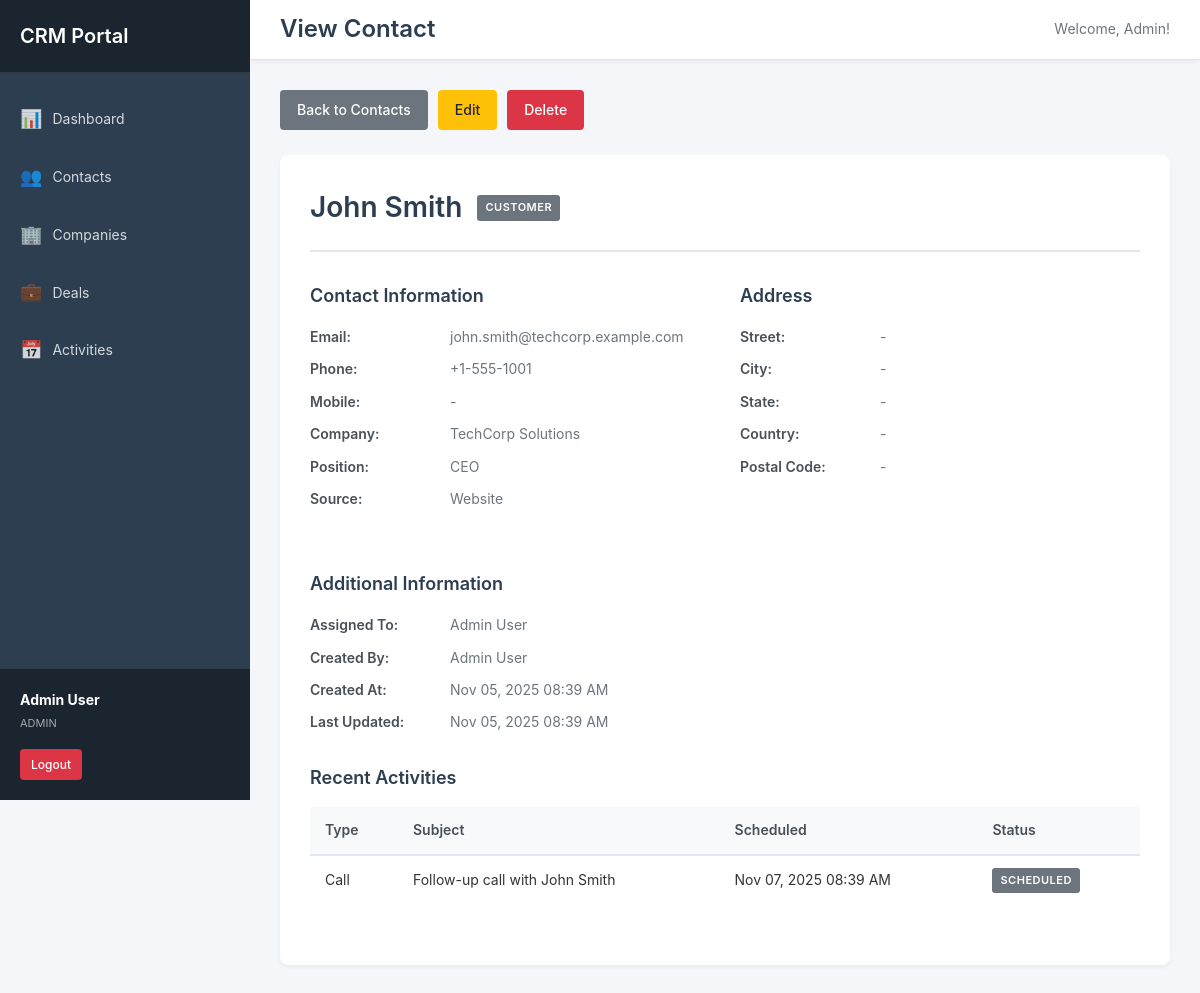
/contact_view.php?id=1 (signed in), run on the app's committed database.
### tables this page shows
CREATE TABLE IF NOT EXISTS contacts (
    id INT AUTO_INCREMENT PRIMARY KEY,
    first_name VARCHAR(50) NOT NULL,
    last_name VARCHAR(50) NOT NULL,
    email VARCHAR(100),
    phone VARCHAR(20),
    mobile VARCHAR(20),
    position VARCHAR(100),
    company_id INT,
    address TEXT,
    city VARCHAR(50),
    state VARCHAR(50),
    country VARCHAR(50),
    postal_code VARCHAR(20),
    status ENUM('lead', 'prospect', 'customer', 'inactive') DEFAULT 'lead',
    source VARCHAR(50),
    notes TEXT,
    created_by INT,
    assigned_to INT,
    created_at TIMESTAMP DEFAULT CURRENT_TIMESTAMP,
    updated_at TIMESTAMP DEFAULT CURRENT_TIMESTAMP ON UPDATE CURRENT_TIMESTAMP,
    FOREIGN KEY (company_id) REFERENCES companies(id) ON DELETE SET NULL,
    FOREIGN KEY (created_by) REFERENCES users(id) ON DELETE SET NULL,
    FOREIGN KEY (assigned_to) REFERENCES users(id) ON DELETE SET NULL,
    INDEX idx_name (last_name, first_name),
    INDEX idx_email (email),
    INDEX idx_status (status),
    INDEX idx_company (company_id),
    INDEX idx_assigned (assigned_to)
);

CREATE TABLE IF NOT EXISTS companies (
    id INT AUTO_INCREMENT PRIMARY KEY,
    name VARCHAR(100) NOT NULL,
    industry VARCHAR(50),
    website VARCHAR(100),
    phone VARCHAR(20),
    email VARCHAR(100),
    address TEXT,
    city VARCHAR(50),
    state VARCHAR(50),
    country VARCHAR(50),
    postal_code VARCHAR(20),
    notes TEXT,
    created_by INT,
    created_at TIMESTAMP DEFAULT CURRENT_TIMESTAMP,
    updated_at TIMESTAMP DEFAULT CURRENT_TIMESTAMP ON UPDATE CURRENT_TIMESTAMP,
    FOREIGN KEY (created_by) REFERENCES users(id) ON DELETE SET NULL,
    INDEX idx_name (name),
    INDEX idx_created_by (created_by)
);

CREATE TABLE IF NOT EXISTS activities (
    id INT AUTO_INCREMENT PRIMARY KEY,
    type ENUM('call', 'meeting', 'email', 'task', 'note') NOT NULL,
    subject VARCHAR(200) NOT NULL,
    description TEXT,
    contact_id INT,
    company_id INT,
    deal_id INT,
    scheduled_at TIMESTAMP NULL,
    completed_at TIMESTAMP NULL,
    status ENUM('scheduled', 'completed', 'cancelled') DEFAULT 'scheduled',
    created_by INT,
    assigned_to INT,
    created_at TIMESTAMP DEFAULT CURRENT_TIMESTAMP,
    updated_at TIMESTAMP DEFAULT CURRENT_TIMESTAMP ON UPDATE CURRENT_TIMESTAMP,
    FOREIGN KEY (contact_id) REFERENCES contacts(id) ON DELETE CASCADE,
    FOREIGN KEY (company_id) REFERENCES companies(id) ON DELETE CASCADE,
    FOREIGN KEY (deal_id) REFERENCES deals(id) ON DELETE CASCADE,
    FOREIGN KEY (created_by) REFERENCES users(id) ON DELETE SET NULL,
    FOREIGN KEY (assigned_to) REFERENCES users(id) ON DELETE SET NULL,
    INDEX idx_type (type),
    INDEX idx_status (status),
    INDEX idx_contact (contact_id),
    INDEX idx_deal (deal_id),
    INDEX idx_assigned (assigned_to),
    INDEX idx_scheduled (scheduled_at)
);

### includes/database.php (called while the page is built, shortened)
<?php
class Database {
    private $host = DB_HOST;
    private $db_name = DB_NAME;
    private $username = DB_USER;
    private $password = DB_PASS;
    private $charset = DB_CHARSET;
    private $conn = null;
    public function connect() {
        if ($this->conn !== null) {
            return $this->conn;
        }
        try {
            $dsn = "mysql:host={$this->host};dbname={$this->db_name};charset={$this->charset}";
            $options = [
                PDO::ATTR_ERRMODE => PDO::ERRMODE_EXCEPTION,
                PDO::ATTR_DEFAULT_FETCH_MODE => PDO::FETCH_ASSOC,
                PDO::ATTR_EMULATE_PREPARES => false,
            ];
            $this->conn = new PDO($dsn, $this->username, $this->password, $options);
        } catch (PDOException $e) {
            error_log("Connection Error: " . $e->getMessage());
            die("Database connection failed. Please check your configuration.");
        }
        return $this->conn;
    }
}

### models/Contact.php (called while the page is built, shortened)
<?php
class Contact {
    private $db;
    public function __construct($database) {
        $this->db = $database->connect();
    }
    public function getById($id) {
        $query = "SELECT c.*, co.name as company_name,
                  CONCAT(u.first_name, ' ', u.last_name) as assigned_to_name,
                  CONCAT(creator.first_name, ' ', creator.last_name) as created_by_name
                  FROM contacts c
                  LEFT JOIN companies co ON c.company_id = co.id
                  LEFT JOIN users u ON c.assigned_to = u.id
                  LEFT JOIN users creator ON c.created_by = creator.id
                  WHERE c.id = :id LIMIT 1";
        $stmt = $this->db->prepare($query);
        $stmt->bindParam(':id', $id);
        $stmt->execute();
        return $stmt->fetch();
    }
}

### models/Activity.php (called while the page is built, shortened)
<?php
class Activity {
    private $db;
    public function __construct($database) {
        $this->db = $database->connect();
    }
    public function getAll($filters = [], $limit = null, $offset = 0) {
        $query = "SELECT a.*,
                  CONCAT(c.first_name, ' ', c.last_name) as contact_name,
                  co.name as company_name,
                  d.title as deal_title,
                  CONCAT(u.first_name, ' ', u.last_name) as assigned_to_name
                  FROM activities a
                  LEFT JOIN contacts c ON a.contact_id = c.id
                  LEFT JOIN companies co ON a.company_id = co.id
                  LEFT JOIN deals d ON a.deal_id = d.id
                  LEFT JOIN users u ON a.assigned_to = u.id
                  WHERE 1=1";
        $params = [];
        if (!empty($filters['contact_id'])) {
            $query .= " AND a.contact_id = :contact_id";
            $params[':contact_id'] = $filters['contact_id'];
        }
        $query .= " ORDER BY a.scheduled_at DESC, a.created_at DESC";
        if ($limit !== null) {
            $query .= " LIMIT :limit OFFSET :offset";
        }
        $stmt = $this->db->prepare($query);
        foreach ($params as $key => $value) {
            $stmt->bindValue($key, $value);
        }
        if ($limit !== null) {
            $stmt->bindValue(':limit', (int)$limit, PDO::PARAM_INT);
            $stmt->bindValue(':offset', (int)$offset, PDO::PARAM_INT);
        }
        $stmt->execute();
        return $stmt->fetchAll();
    }
}

### contact_view.php (the view, shortened to what this page needs)
<?php
require_once 'includes/database.php';
require_once 'includes/functions.php';
require_once 'models/Contact.php';
require_once 'models/Activity.php';
$database = new Database();
$contactModel = new Contact($database);
$activityModel = new Activity($database);
$contactId = (int)($_GET['id'] ?? 0);
$contact = $contactModel->getById($contactId);
$activities = $activityModel->getAll(['contact_id' => $contactId], 10);
include 'includes/header.php';
?>
<div class="page-header">
    <div class="page-actions">
        <a href="contacts.php" class="btn btn-secondary">Back to Contacts</a>
        <a href="contact_form.php?id=<?php echo $contact['id']; ?>" class="btn btn-warning">Edit</a>
        <a href="contact_delete.php?id=<?php echo $contact['id']; ?>" class="btn btn-danger delete-btn">Delete</a>
    </div>
</div>
<div class="view-container">
    <div class="view-header">
        <h2><?php echo htmlspecialchars($contact['first_name'] . ' ' . $contact['last_name']); ?></h2>
        <?php echo getStatusBadge($contact['status']); ?>
    </div>
    <div class="view-grid">
        <div class="view-section">
            <h3>Contact Information</h3>
            <dl class="detail-list">
                <dt>Email:</dt>
                <dd><?php echo $contact['email'] ? htmlspecialchars($contact['email']) : '-'; ?></dd>
                <dt>Phone:</dt>
                <dd><?php echo $contact['phone'] ? htmlspecialchars($contact['phone']) : '-'; ?></dd>
                <dt>Mobile:</dt>
                <dd><?php echo $contact['mobile'] ? htmlspecialchars($contact['mobile']) : '-'; ?></dd>
                <dt>Company:</dt>
                <dd><?php echo $contact['company_name'] ? htmlspecialchars($contact['company_name']) : '-'; ?></dd>
                <dt>Position:</dt>
                <dd><?php echo $contact['position'] ? htmlspecialchars($contact['position']) : '-'; ?></dd>
                <dt>Source:</dt>
                <dd><?php echo $contact['source'] ? htmlspecialchars($contact['source']) : '-'; ?></dd>
            </dl>
        </div>
        <div class="view-section">
            <h3>Address</h3>
            <dl class="detail-list">
                <dt>Street:</dt>
                <dd><?php echo $contact['address'] ? htmlspecialchars($contact['address']) : '-'; ?></dd>
                <dt>City:</dt>
                <dd><?php echo $contact['city'] ? htmlspecialchars($contact['city']) : '-'; ?></dd>
                <dt>State:</dt>
                <dd><?php echo $contact['state'] ? htmlspecialchars($contact['state']) : '-'; ?></dd>
                <dt>Country:</dt>
                <dd><?php echo $contact['country'] ? htmlspecialchars($contact['country']) : '-'; ?></dd>
                <dt>Postal Code:</dt>
                <dd><?php echo $contact['postal_code'] ? htmlspecialchars($contact['postal_code']) : '-'; ?></dd>
            </dl>
        </div>
        <div class="view-section">
            <h3>Additional Information</h3>
            <dl class="detail-list">
                <dt>Assigned To:</dt>
                <dd><?php echo $contact['assigned_to_name'] ? htmlspecialchars($contact['assigned_to_name']) : '-'; ?></dd>
                <dt>Created By:</dt>
                <dd><?php echo $contact['created_by_name'] ? htmlspecialchars($contact['created_by_name']) : '-'; ?></dd>
                <dt>Created At:</dt>
                <dd><?php echo formatDate($contact['created_at'], DISPLAY_DATETIME_FORMAT); ?></dd>
                <dt>Last Updated:</dt>
                <dd><?php echo formatDate($contact['updated_at'], DISPLAY_DATETIME_FORMAT); ?></dd>
            </dl>
        </div>
    </div>
    <?php if (!empty($activities)): ?>
        <div class="view-section full-width">
            <h3>Recent Activities</h3>
            <table class="table">
                <thead>
                    <tr>
                        <th>Type</th>
                        <th>Subject</th>
                        <th>Scheduled</th>
                        <th>Status</th>
                    </tr>
                </thead>
                <tbody>
                    <?php foreach ($activities as $activity): ?>
                        <tr>
                            <td><?php echo ucfirst($activity['type']); ?></td>
                            <td><?php echo htmlspecialchars($activity['subject']); ?></td>
                            <td><?php echo formatDate($activity['scheduled_at'], DISPLAY_DATETIME_FORMAT); ?></td>
                            <td><?php echo getStatusBadge($activity['status']); ?></td>
                        </tr>
                    <?php endforeach; ?>
                </tbody>
            </table>
        </div>
    <?php endif; ?>
</div>
<?php include 'includes/footer.php'; ?>

### includes/functions.php (shortened to what this page needs)
<?php
function formatDate($date, $format = DISPLAY_DATE_FORMAT) {
    $timestamp = strtotime($date);
    return date($format, $timestamp);
}
function getStatusBadge($status) {
    $badges = [
        'lead' => '<span class="badge badge-info">Lead</span>',
        'prospect' => '<span class="badge badge-warning">Prospect</span>',
        'customer' => '<span class="badge badge-success">Customer</span>',
        'inactive' => '<span class="badge badge-secondary">Inactive</span>',
        'active' => '<span class="badge badge-success">Active</span>',
        'scheduled' => '<span class="badge badge-primary">Scheduled</span>',
        'completed' => '<span class="badge badge-success">Completed</span>',
        'cancelled' => '<span class="badge badge-danger">Cancelled</span>',
    ];
    return $badges[$status] ?? '<span class="badge badge-secondary">' . ucfirst($status) . '</span>';
}

### assets/css/style.css (style rules this page uses)
* { margin: 0; padding: 0; box-sizing: border-box; }
:root { --primary-color: #007bff; --secondary-color: #6c757d; --success-color: #28a745; --danger-color: #dc3545; --warning-color: #ffc107; --info-color: #17a2b8; --light-color: #f8f9fa; --dark-color: #343a40; --sidebar-width: 250px; --topbar-height: 60px; }
body { font-family: -apple-system, BlinkMacSystemFont, "Segoe UI", Roboto, "Helvetica Neue", Arial, sans-serif; font-size: 14px; line-height: 1.6; color: #333; background-color: #f4f6f9; }
.page-header { display: flex; justify-content: space-between; align-items: center; margin-bottom: 25px; }
.page-actions { display: flex; gap: 10px; }
.btn { display: inline-block; padding: 8px 16px; font-size: 14px; font-weight: 500; text-align: center; text-decoration: none; border: 1px solid transparent; border-radius: 4px; cursor: pointer; transition: all 0.3s; }
.btn-secondary { background-color: var(--secondary-color); color: white; }
.btn-warning { background-color: var(--warning-color); color: #212529; }
.btn-danger { background-color: var(--danger-color); color: white; }
.table { width: 100%; border-collapse: collapse; }
.table thead { background: #f8f9fa; }
.table th { padding: 12px 15px; text-align: left; font-weight: 600; color: #495057; border-bottom: 2px solid #e3e6f0; white-space: nowrap; }
.table td { padding: 12px 15px; border-bottom: 1px solid #e3e6f0; }
.table tbody tr:last-child td { border-bottom: none; }
.badge { display: inline-block; padding: 4px 8px; font-size: 11px; font-weight: 600; text-transform: uppercase; border-radius: 3px; letter-spacing: 0.5px; }
.badge-secondary { background-color: var(--secondary-color); color: white; }
.view-container { background: white; border-radius: 8px; box-shadow: 0 2px 4px rgba(0, 0, 0, 0.05); padding: 30px; }
.view-header { display: flex; align-items: center; gap: 15px; margin-bottom: 30px; padding-bottom: 20px; border-bottom: 2px solid #e3e6f0; }
.view-header h2 { font-size: 28px; font-weight: 600; color: #2c3e50; }
.view-grid { display: grid; grid-template-columns: repeat(auto-fit, minmax(300px, 1fr)); gap: 30px; }
.view-section { margin-bottom: 30px; }
.view-section.full-width { grid-column: 1 / -1; }
.view-section h3 { font-size: 18px; font-weight: 600; margin-bottom: 15px; color: #2c3e50; }
.detail-list { display: grid; grid-template-columns: 120px 1fr; gap: 10px 20px; }
.detail-list dt { font-weight: 600; color: #495057; }
.detail-list dd { color: #6c757d; }

### data on the page
contacts: first_name+last_name "John Smith", status "CUSTOMER", email "john.smith@techcorp.example.com", phone "+1-555-1001", company.name "TechCorp Solutions", position "CEO", source "Website", created_at "Nov 05, 2025 08:39 AM", updated_at "Nov 05, 2025 08:39 AM"
activities: type "Call", subject "Follow-up call with John Smith", scheduled_at "Nov 07, 2025 08:39 AM", status "SCHEDULED"

### other printed values
APP_NAME "CRM Portal"
$currentUser['first_name'] . ' ' . $currentUser['last_name'] "Admin User"
$currentUser['role'] "ADMIN"
$pageTitle "View Contact"
$currentUser['first_name'] "Admin"
$contact['assigned_to_name'] "Admin User"
$contact['created_by_name'] "Admin User"
